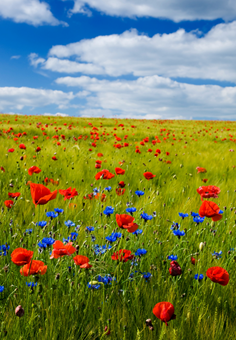
#> input picture computer-vision/data/flowers.png, 236 x 340 px
$ jupyter execute --allow-errors opencv_basic_image_manipulation.ipynb   (shell and % lines are left out)
#> lines starting #> are read from the running program, lines starting #| are printed output that depends on the picture
# Introduction

Based on content discussed in the OpenCV Bootcamp from opencv.org

# Import libraries

[cell 1]
import os
import cv2
import numpy as np

import matplotlib.pyplot as plt

from IPython.display import Image, display

# Download Assets

[cell 2]
cb_image = cv2.imread("data/checkerboard_18x18.png", 0)

plt.imshow(cb_image, cmap="gray")
#> (this line was passed over: IPython is not available in this run)
print(cb_image)
#| None

# Access individual pixels

#> (a cell that did not finish here is left out)

# Modify pixels

#> (a cell that did not finish here is left out)

# Cropping images

[cell 5]
image_flowers_bgr = cv2.imread("data/flowers.png", cv2.IMREAD_COLOR)
#> image_flowers_bgr is the input picture: shape (340, 236, 3); mean B, G, R 81.8, 130.2, 120.9
image_flowers_rgb = image_flowers_bgr[:, :, ::-1]

plt.imshow(image_flowers_rgb)
#> (this line was passed over: IPython is not available in this run)

[cell 6]
cropped_region = image_flowers_rgb[200:300, 100:200]
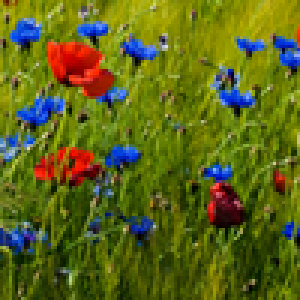
#> cropped_region: shape (100, 100, 3) (shown 3 times larger); mean R, G, B 93.7, 102.4, 25.9
plt.imshow(cropped_region)
#> (this line was passed over: IPython is not available in this run)

# Resizing images

[cell 7]
resized_cropped_region_2x = cv2.resize(cropped_region, None, fx=2, fy=2)
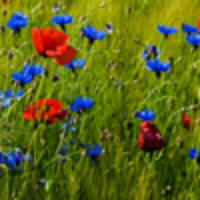
#> resized_cropped_region_2x: shape (200, 200, 3); mean R, G, B 93.6, 102.3, 25.8
plt.imshow(resized_cropped_region_2x)
#> (this line was passed over: IPython is not available in this run)

[cell 8]
desired_width = 100
desired_height = 200
dim = (desired_width, desired_height)

resized_cropped_region = cv2.resize(cropped_region, dsize=dim, interpolation=cv2.INTER_AREA)
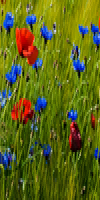
#> resized_cropped_region: shape (200, 100, 3); mean R, G, B 93.7, 102.4, 25.9
plt.imshow(resized_cropped_region)
#> (this line was passed over: IPython is not available in this run)

[cell 9]
desired_width = 100
aspect_ratio = desired_width / cropped_region.shape[1]
#> aspect_ratio = 1
desired_height = int(cropped_region.shape[0] * aspect_ratio)
#> desired_height = 100
dim = (desired_width, desired_height)
#> dim = (100, 100)

resized_cropped_region = cv2.resize(cropped_region, dsize=dim, interpolation=cv2.INTER_AREA)
plt.imshow(resized_cropped_region)
#> (this line was passed over: IPython is not available in this run)

[cell 10]
resized_cropped_region_2x = resized_cropped_region_2x[:, :, ::-1]
cv2.imwrite("resized_cropped_region_2x.png", resized_cropped_region_2x)
Image(filename="resized_cropped_region_2x.png")

[cell 11]
cropped_region = cropped_region[:, :, ::-1]
cv2.imwrite("cropped_region.png", cropped_region)
Image(filename="cropped_region.png")

# Flip images

[cell 12]
image_flowers_rgb_flipped_horiz = cv2.flip(image_flowers_rgb, 1)
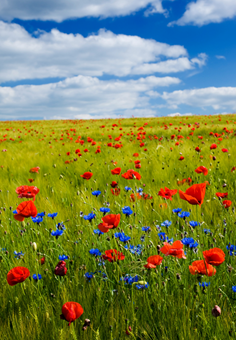
#> image_flowers_rgb_flipped_horiz: shape (340, 236, 3); mean R, G, B 120.9, 130.2, 81.8
image_flowers_rgb_flipped_vert = cv2.flip(image_flowers_rgb, 0)
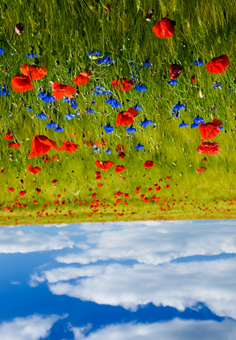
#> image_flowers_rgb_flipped_vert: shape (340, 236, 3); mean R, G, B 120.9, 130.2, 81.8
image_flowers_rgb_flipped_both = cv2.flip(image_flowers_rgb, -1)
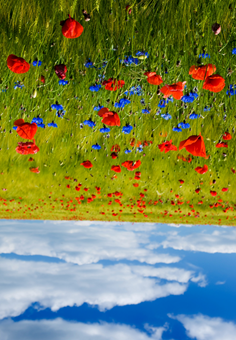
#> image_flowers_rgb_flipped_both: shape (340, 236, 3); mean R, G, B 120.9, 130.2, 81.8

plt.figure(figsize=(18,5))
#> (this line was passed over: IPython is not available in this run)

plt.subplot(141)
plt.imshow(image_flowers_rgb_flipped_horiz)
plt.title("Horizontal Flip")

plt.subplot(142)
plt.imshow(image_flowers_rgb_flipped_vert)
plt.title("Vertical Flip")

plt.subplot(143)
plt.imshow(image_flowers_rgb_flipped_both)
plt.title("Both Flipped")

plt.subplot(144)
plt.imshow(image_flowers_rgb)
plt.title("Original")

$ run again, with computer-vision/data/apple.jpg saved as computer-vision/data/flowers.png
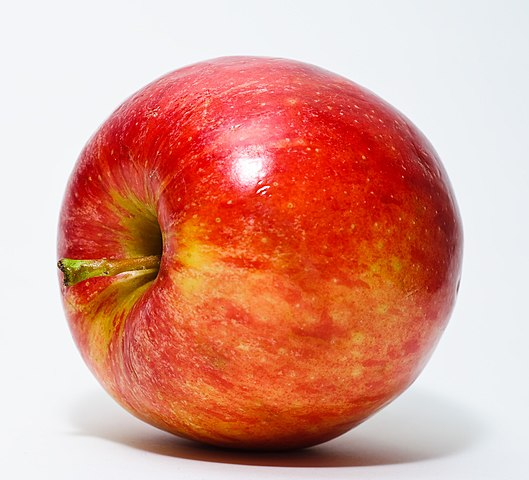
#> input picture computer-vision/data/apple.jpg, 529 x 480 px
#| None
#> image_flowers_bgr is the input picture: shape (480, 529, 3); mean B, G, R 140.9, 155.8, 219.6
#> `resized_cropped_region = cv2.resize(cropped_region, dsize=dim, interpo..`:
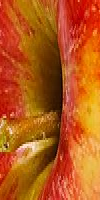
#> resized_cropped_region: shape (200, 100, 3); mean R, G, B 184, 89.5, 26.3
#> `image_flowers_rgb_flipped_both = cv2.flip(image_flowers_rgb, -1)`:
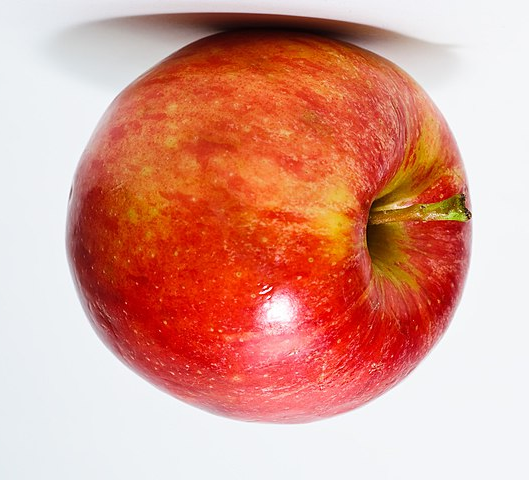
#> image_flowers_rgb_flipped_both: shape (480, 529, 3); mean R, G, B 219.6, 155.8, 140.9

$ run again, with computer-vision/data/boston.jpg saved as computer-vision/data/flowers.png
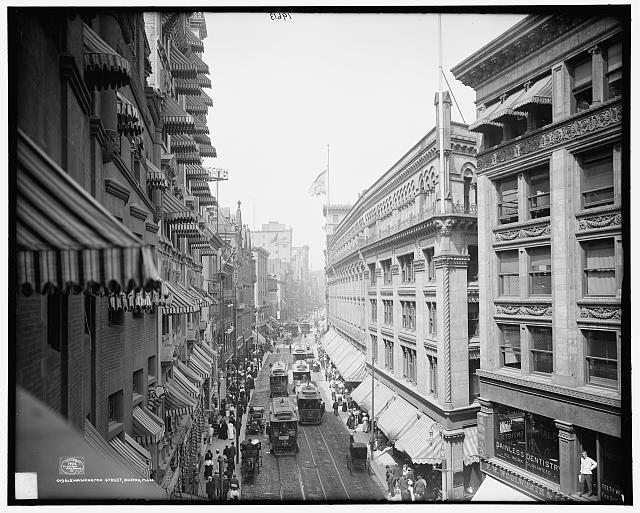
#> input picture computer-vision/data/boston.jpg, 640 x 513 px
#| None
#> image_flowers_bgr is the input picture: shape (513, 640, 3); min 0, max 255, mean 131.3
#> `image_flowers_rgb_flipped_vert = cv2.flip(image_flowers_rgb, 0)`:
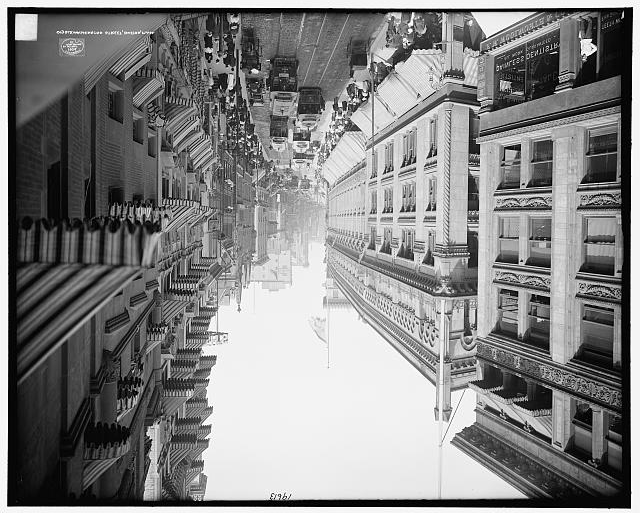
#> image_flowers_rgb_flipped_vert: shape (513, 640, 3); min 0, max 255, mean 131.3
#> `image_flowers_rgb_flipped_both = cv2.flip(image_flowers_rgb, -1)`:
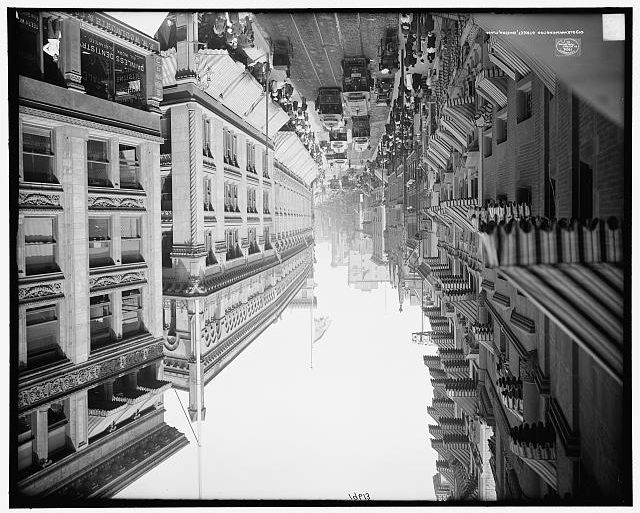
#> image_flowers_rgb_flipped_both: shape (513, 640, 3); min 0, max 255, mean 131.3

$ run again, with computer-vision/data/building.jpg saved as computer-vision/data/flowers.png
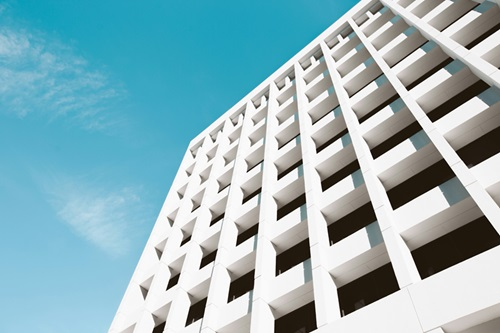
#> input picture computer-vision/data/building.jpg, 500 x 333 px
#| None
#> image_flowers_bgr is the input picture: shape (333, 500, 3); mean B, G, R 186.7, 178.9, 143.9
#> `image_flowers_rgb_flipped_vert = cv2.flip(image_flowers_rgb, 0)`:
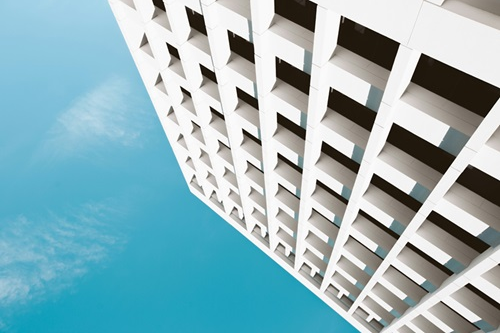
#> image_flowers_rgb_flipped_vert: shape (333, 500, 3); mean R, G, B 143.9, 178.9, 186.7
#> `image_flowers_rgb_flipped_both = cv2.flip(image_flowers_rgb, -1)`:
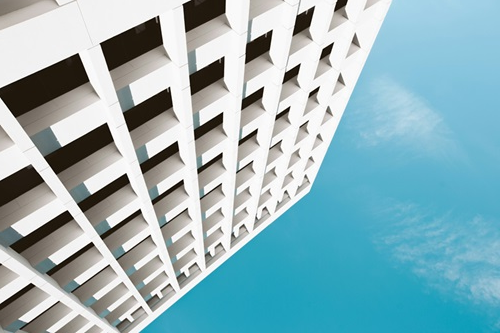
#> image_flowers_rgb_flipped_both: shape (333, 500, 3); mean R, G, B 143.9, 178.9, 186.7
